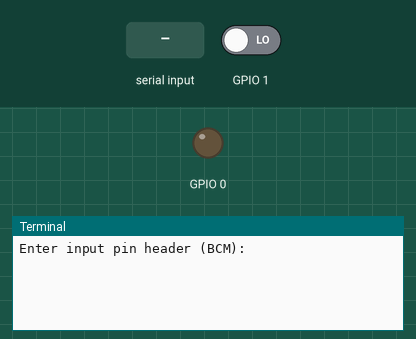
Bench run of a program on a simulated Raspberry Pi (BCM pin numbers). Shown: output pins drawn as LEDs (lit = HIGH), the last lines printed to the terminal. Inputs (shaded band) come from the test bench; at power-on: GPIO 1 LOW. Threads take turns every 2 ms. At 4.8 s the program stops and its outputs stay as they are.

Above: at 1.2 s.
1.3 s: "1" typed at the terminal, then Enter
At 2.4 s:
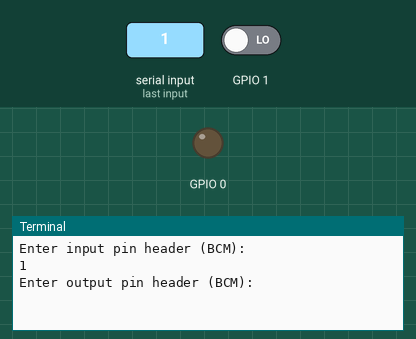
2.8 s: "0" typed at the terminal, then Enter
At 3.5 s:
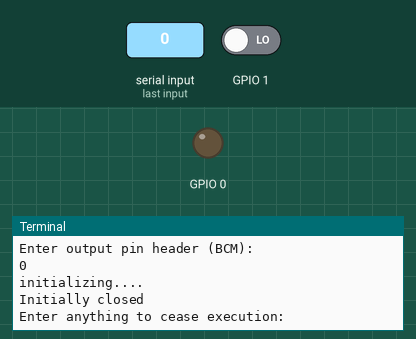
4.3 s: "5" typed at the terminal, then Enter
At 4.7 s:
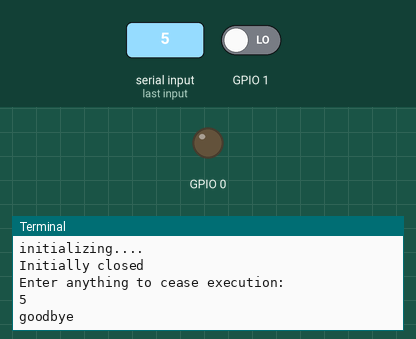

Measured:
- after the input at 1.3 s, the terminal: prints a new line at once (image 1)
- after the input at 2.8 s, the terminal: prints a new line at once (image 2)
- after the input at 4.3 s, the terminal: prints a new line at once (image 3)

The program:

gpiotesting.py
```python
#!/usr/bin/env python
import RPi.GPIO as GPIO
import time
import threading
import datetime

GPIO.setmode(GPIO.BCM)

class door_listener(threading.Thread):
    def run(self):

        """
        Commented out edge detenction implimentation because parity was occasionally flipping. Unreliable

        if GPIO.input(self.in_pin) == GPIO.HIGH:
            #Switch is initially open, output state is off
            state = 0
        else:
            #Switch is initially closed, output state is on
            state = 1
        while 1:
            GPIO.wait_for_edge(self.in_pin,GPIO.BOTH)
            if state == 1:
                #Switch from on to off, representing closed door
                print 'close'
                GPIO.output(self.out_pin,GPIO.LOW)
                state = 0
            elif state == 0:
                #Switch from off to on, representing door open
                print 'open'
                GPIO.output(self.out_pin,GPIO.LOW)
                state = 1
        pass
        """
        if GPIO.input(self.in_pin) == True:
            is_open= True
        elif GPIO.input(self.in_pin) == False:
            is_open = False

        self.is_running = True

        while self.is_running:
            if GPIO.input(self.in_pin) == True:
                GPIO.output(self.out_pin,True)
                if is_open != True:
                    is_open = True
                    print "Switch opened."
            elif GPIO.input(self.in_pin) == False:
                GPIO.output(self.out_pin,False)
                if is_open != False:
                    is_open = False
                    print "Switch Closed"
            time.sleep(1)


    def __init__(self,in_pin,out_pin):
        self.in_pin = in_pin
        self.out_pin = out_pin
        self.is_running = False
        threading.Thread.__init__(self)


if __name__ == '__main__':
    in_pin = int(raw_input("Enter input pin header (BCM): "))
    out_pin = int(raw_input("Enter output pin header (BCM): "))


    GPIO.setup(in_pin,GPIO.IN)
    GPIO.setup(out_pin,GPIO.OUT)

    print "initializing...."
    if GPIO.input(in_pin) == False:
        print 'Initially closed'
        GPIO.output(out_pin,False)
    elif GPIO.input(in_pin) == True:
        print 'Initially open'
        GPIO.output(out_pin,True)

    listener = door_listener(in_pin,out_pin)
    listener.start()

    raw_input("Enter anything to cease execution: ")
    listener.is_running = False
    print "goodbye"
```
